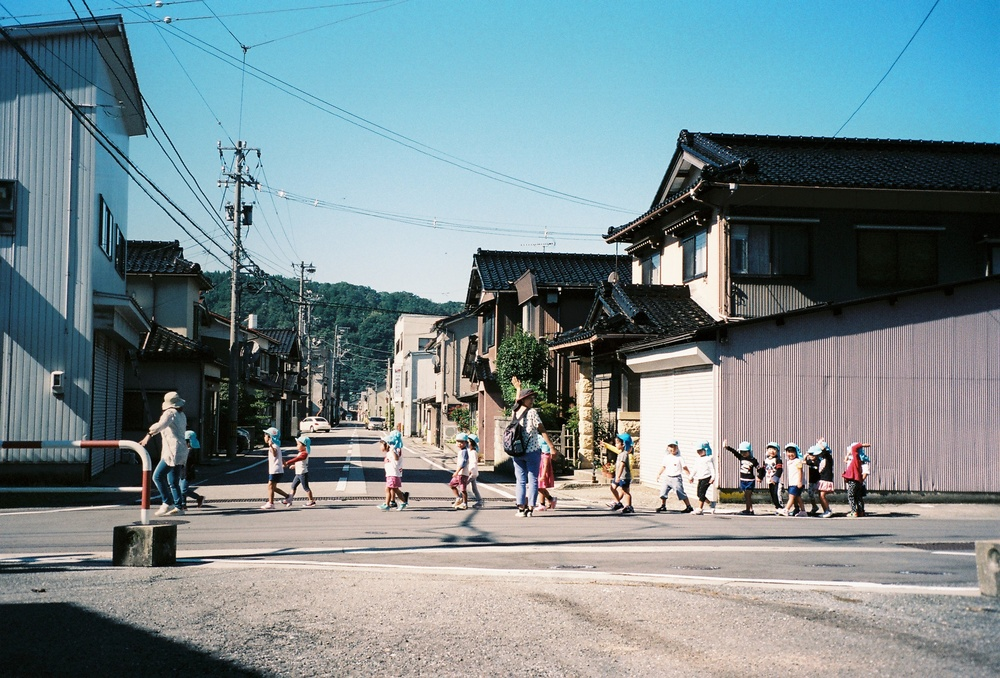
#> input picture homework_3/image2.jpeg, 1000 x 678 px, shrunk from 2751 x 1866 before the run
$ python exercises_1.py image2.jpeg
#> lines starting #> are read from the running program, lines starting #| are printed output that depends on the picture
import sys

from PIL import Image, ImageOps


def negative(im):
    px = greyscale.load()
    for i in range(greyscale.size[0]):
        for j in  range(greyscale.size[1]):
            px[i,j] = 255 - px[i,j]

if len(sys.argv) < 2:
    print("Please input filename to flip: ")
    print("usage: {} {}".format(sys.argv[0], "filename"))
    sys.exit(1)

filename = sys.argv[1]

greyscale = Image.open(filename).convert("L")
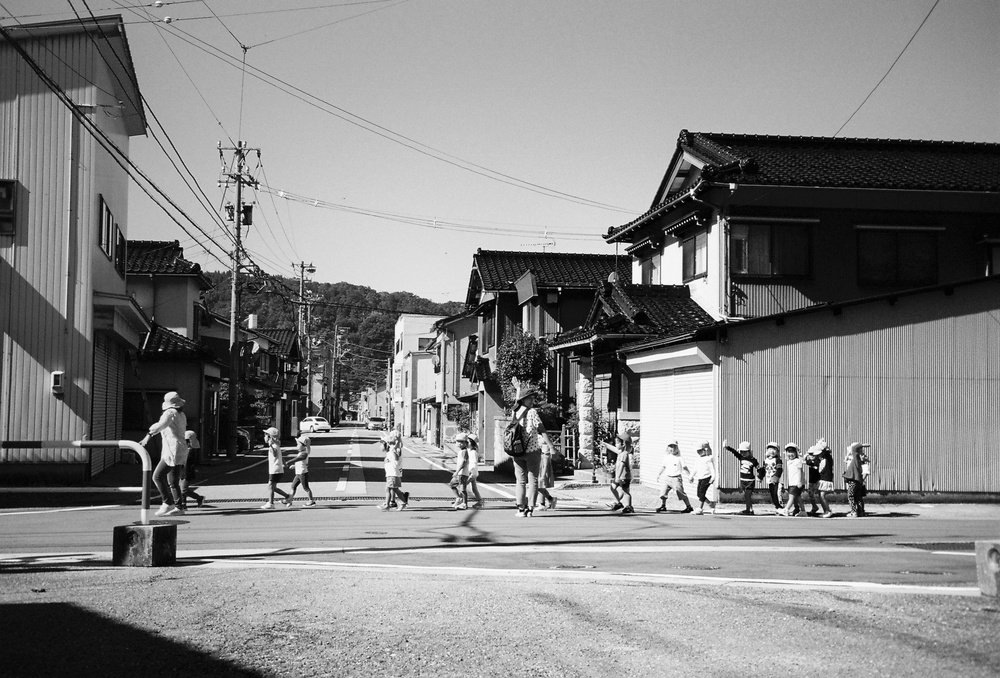
#> greyscale: PIL image 1000x678 L; min 0, max 255, mean 133.2

neg = ImageOps.invert(greyscale)
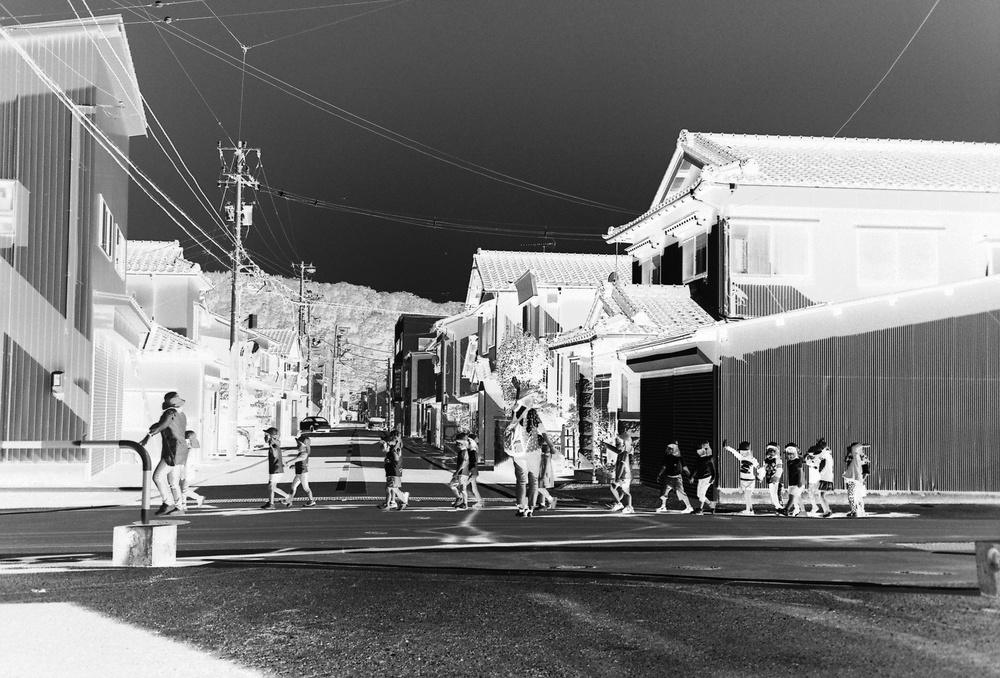
#> neg: PIL image 1000x678 L; min 0, max 255, mean 121.8
neg.show()

negative(greyscale)

greyscale.show()

$ run again, on homework_3/test.jpg
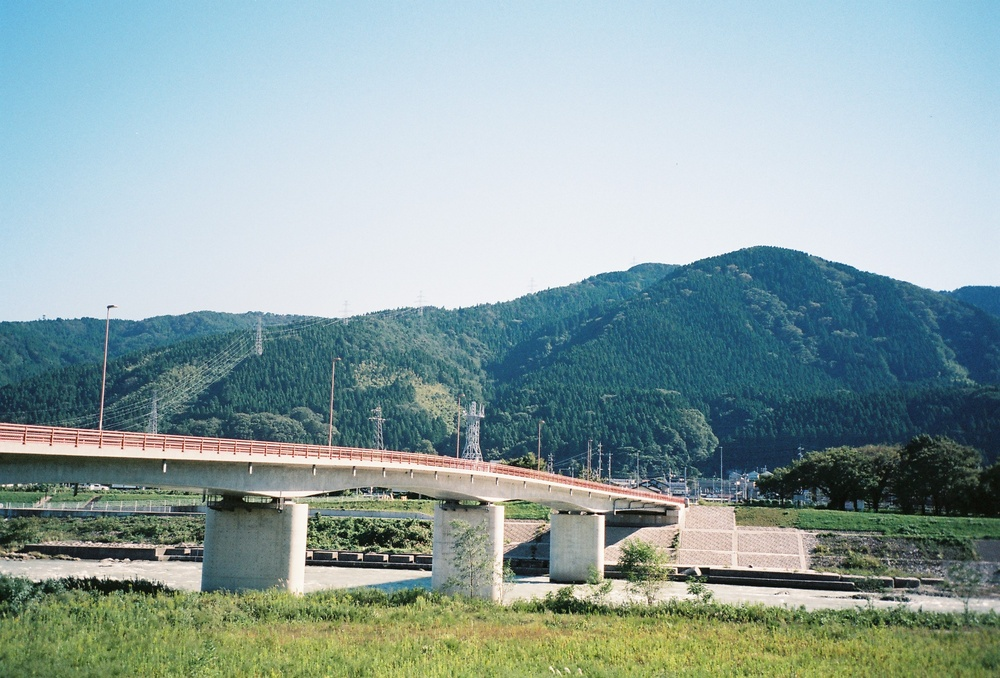
#> input picture homework_3/test.jpg, 1000 x 678 px, shrunk from 2751 x 1866 before the run
#> `greyscale = Image.open(filename).convert("L")`:
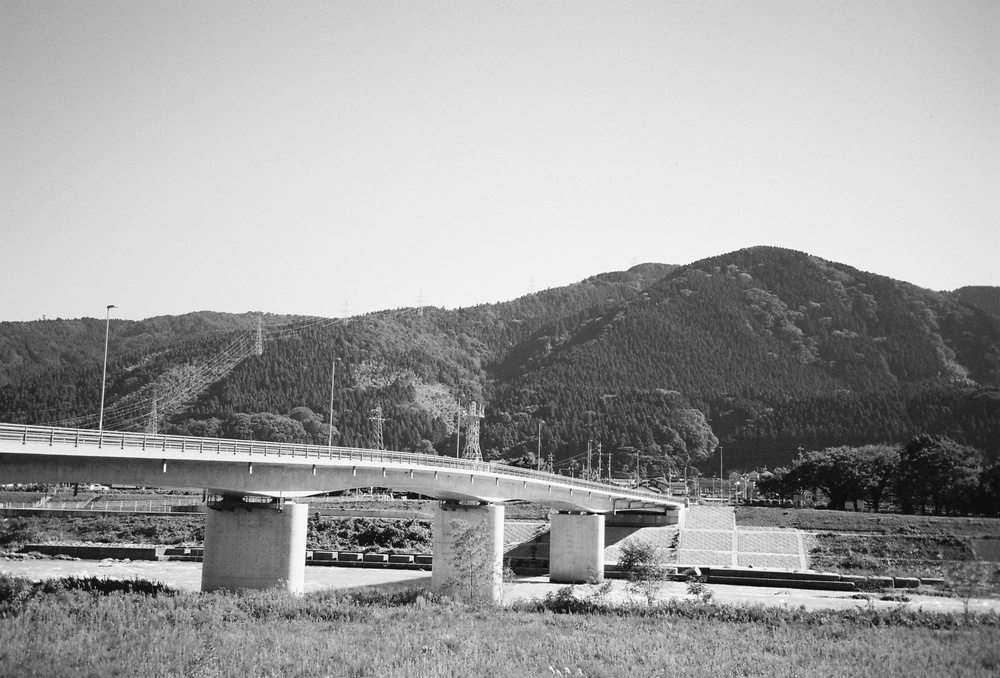
#> greyscale: PIL image 1000x678 L; min 0, max 255, mean 157.8
#> `neg = ImageOps.invert(greyscale)`:
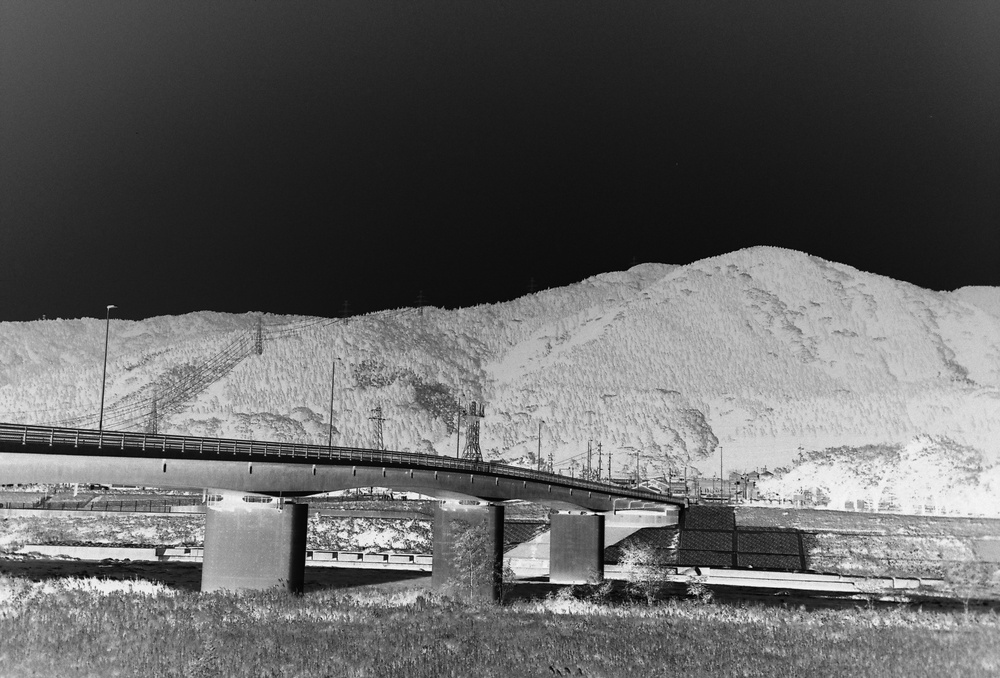
#> neg: PIL image 1000x678 L; min 0, max 255, mean 97.2
